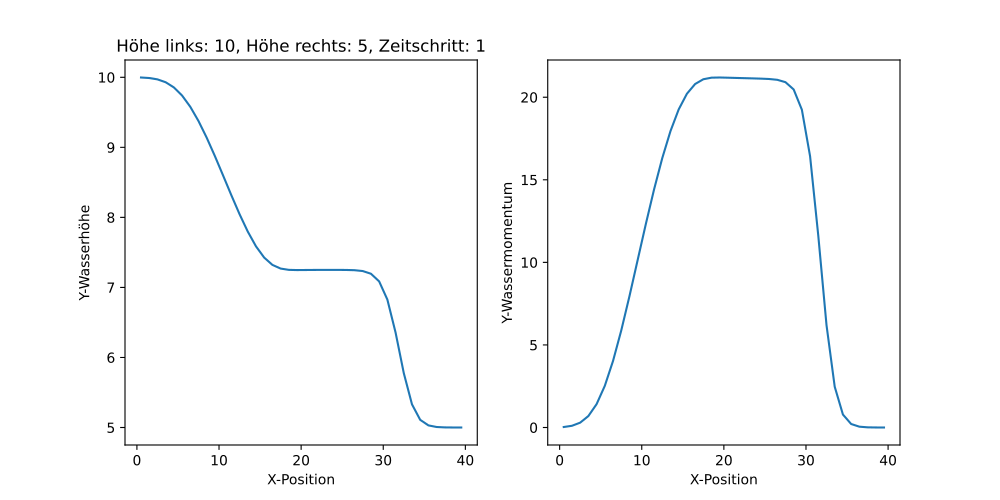

The Python source for this figure:
import pandas as pd
import matplotlib.pyplot as plt

df = pd.read_csv("dh10_h5_solution_1.csv")

fig, (ax1, ax2) = plt.subplots(1, 2, figsize=(10, 5))

ax1.plot(df.iloc[:, 0], df.iloc[:, 2])
ax1.set_xlabel("X-Position")
ax1.set_ylabel("Y-Wasserhöhe")
ax1.set_title("Höhe links: 10, Höhe rechts: 5, Zeitschritt: 1")

ax2.plot(df.iloc[:, 0], df.iloc[:, 3])
ax2.set_xlabel("X-Position")
ax2.set_ylabel("Y-Wassermomentum")
